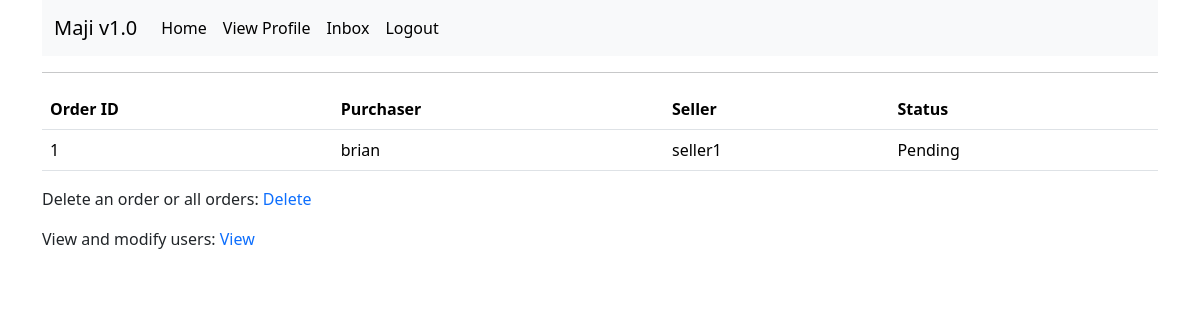
Page /admin (signed in) on the earlier database version.
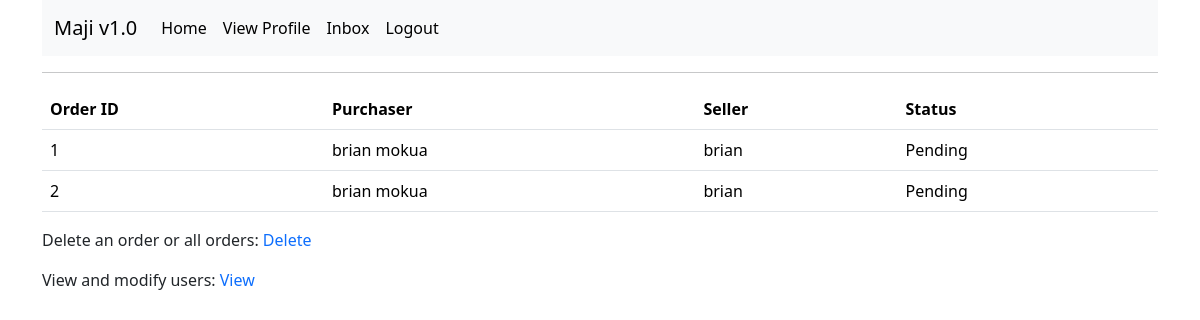
Same page on the later database version.
### app/models.py (models this page shows, shortened)
class Order(db.Model):
    id = db.Column(db.Integer, primary_key=True)
    checked = db.Column(db.Boolean, default=False)
    buyer_name = db.Column(db.String(50), db.ForeignKey("users.username"))
    seller_id = db.Column(db.Integer, db.ForeignKey("users.id"))

class Users(UserMixin, db.Model):
    id = db.Column(db.Integer, primary_key=True)
    username = db.Column(db.String(50), index=True)
    email = db.Column(db.String(120), index=True, unique=True)
    county = db.Column(db.String(30))
    phone_number = db.Column(db.String(13))
    password_hash = db.Column(db.String(128))
    type = db.Column(db.String(10))
    profile_pic = db.Column(db.String(40), nullable=False, default="default.jpg")
    orderee = db.relationship("Order", foreign_keys='Order.buyer_name', backref='purchaser', lazy="dynamic")
    ordered_to = db.relationship("Order", foreign_keys='Order.seller_id', cascade="all, delete-orphan", backref='seller', lazy="dynamic")
    sender = db.relationship("Message", foreign_keys='Message.sender_id', cascade="all, delete-orphan", backref='sender', lazy='dynamic')
    receiver = db.relationship("Message", foreign_keys='Message.receiver_id', cascade="all, delete-orphan", backref='receiver', lazy='dynamic')

### app/main/routes.py (the view)
@bp.route('/admin')
@login_required
def admin():
    if current_user.email == current_app.config['ADMIN_EMAIL']:
        orders = Order.query.all()
        users = Users.query.all()
        return render_template('admin.html', orders=orders, users=users)

### app/models.py (called while the page is built)
@login.user_loader
def Load_user(id):
    return Users.query.get(int(id))

### app/templates/admin.html
{% extends 'base.html' %}
{% block content %}
{% if orders|length > 0 %}
<table class="table">
	<tr>
		<th scope="col">Order ID</th>
		<th scope="col">Purchaser</th>
		<th scope="col">Seller</th>
		<th scope="col">Status</th>
	</tr>
	{% for order in orders %}
	<tr>
		<td scope="row">{{ order.id }}</td>
		<td>{{ order.purchaser.username }}</td>
		<td>{{ order.seller.username }}</td>
		{% if order.checked %}
		<td>Completed</td>
		{% else %}
		<td>Pending</td>
		{% endif %}
	</tr>
	{% endfor %}
</table>
<p>Delete an order or all orders: <a href="{{ url_for("main.delete_orders", id="None") }}" class="text-decoration-none">Delete</a></p>
{% else %}
<p><i>No orders to show</i></p>
{% endif %}
<p>View and modify users: <a href="{{ url_for("main.delete_users", id="None") }}" class="text-decoration-none">View</a>
{% endblock %}

### app/templates/base.html (shortened to what this page needs)
<!doctype html>
<html lang="en">
	<head>
		<link href="https://cdn.jsdelivr.net/npm/bootstrap@5.3.3/dist/css/bootstrap.min.css" rel="stylesheet">
	</head>
	<body>
		<div class="container">
			{% include 'nav.html' %}
			<hr>
			{% block content %}
			{% endblock %}
		</div>
	</body>
</html>

### app/templates/nav.html (shortened to what this page needs)
<nav class="navbar navbar-expand-lg bg-body-tertiary">
	<div class="container-fluid">
		<a class="navbar-brand" href="#">Maji v1.0</a>
		<div class="collapse navbar-collapse" id="navbarSupportedContent">
			<ul class="navbar-nav me-auto mb-2 mb-lg-0">
				{% if current_user.is_anonymous %}
				<li class="nav-item"><a class="nav-link active" aria-current="page" href="{{ url_for("auth.login") }}">Login</a></li>
				<li class="nav-item"><a class="nav-link active" aria-current="page" href="{{ url_for("auth.register") }}">Register</a></li>
				{% else %}
				{% if current_user.email == "admin@admin.com" %}
				<li class="nav-item"><a class="nav-link active" aria-current="page" href="{{ url_for("main.admin") }}">Home</a></li>
				{% else %}
				<li class="nav-item"><a class="nav-link active" aria-current="page" href="{{ url_for("main.home") }}">Home</a></li>
				{% endif %}
				<li class="nav-item"><a class="nav-link active" aria-current="page" href="{{ url_for("main.profile") }}">View Profile</a></li>
				<li class="nav-item"><a class="nav-link active" aria-current="page" href="{{ url_for("main.inbox") }}">Inbox</a></li>
				<li class="nav-item"><a class="nav-link active" aria-current="page" href="{{ url_for("auth.logout") }}">Logout</a></li>
				{% endif %}
			</ul>
		</div>
	</div>
</nav>

Differences in the rows shown:
changed Order id 1: purchaser.username "brian" → "brian mokua"; seller.username "seller1" → "brian"
added Order: id "2", purchaser.username "brian mokua", seller.username "brian", checked "Pending"
